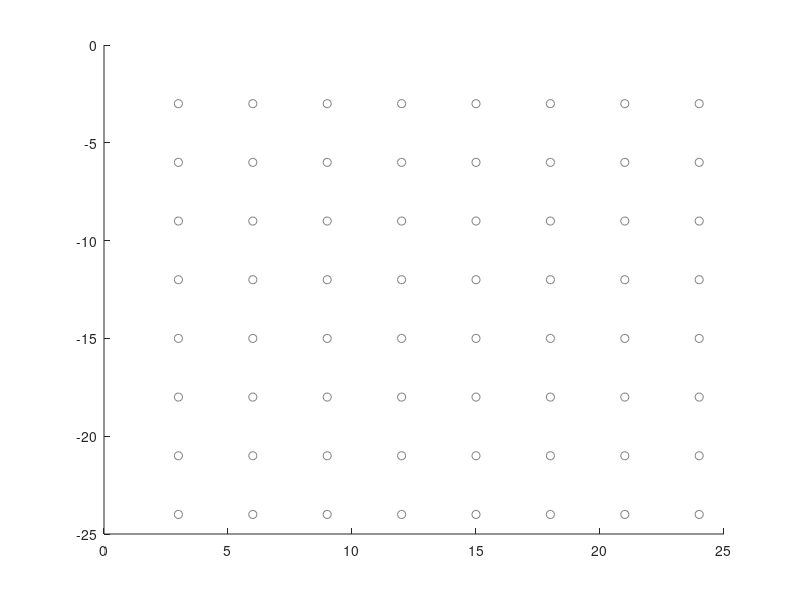

The MATLAB script that drew this image:
function h = plot_MEA_param(ab, cd)

% plot MEA using fitted params

if nargin<1 
    ab = [3 0];  % default param for x
end

if nargin<2
    cd = [-3 0];
end

% if nargin<3
%     LINE_TYPE='k';       %  default color is black
% end
%%

grid_y = ab(1)*(1:8) + ab(2);   % 전극간 거리는 좌표 ‘3’ 차이
grid_x = cd(1)*(1:8) + cd(2);   % 전극간 거리는 좌표 ‘3’ 차이
[Y,X]=meshgrid(grid_y,grid_x);

%%
h = scatter(Y(:), X(:), [], [128, 128, 128]/255);


% %% mark channel numbers
% hold on
% % 
% channel_no = 11:10:81;
% 
% text(grid_y, max(X)+1.5, sprintfc('%d',channel_no), 'HorizontalAlignment','center')


axis xy
